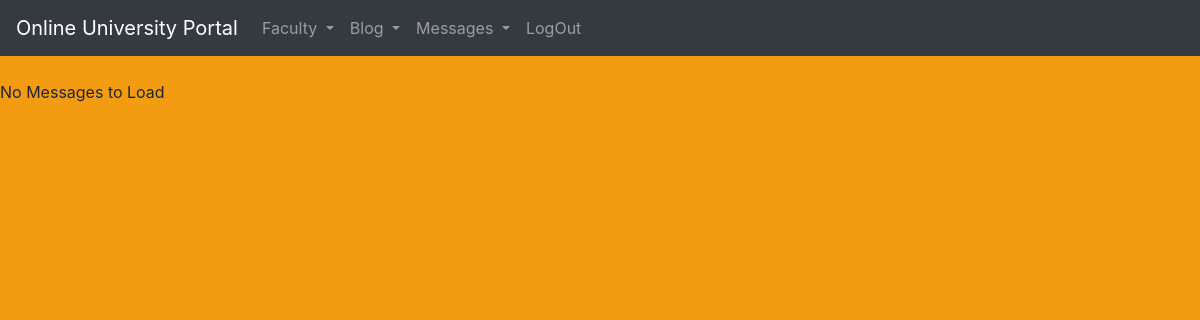
The app's page /ViewMsgs.php (signed in), older data.
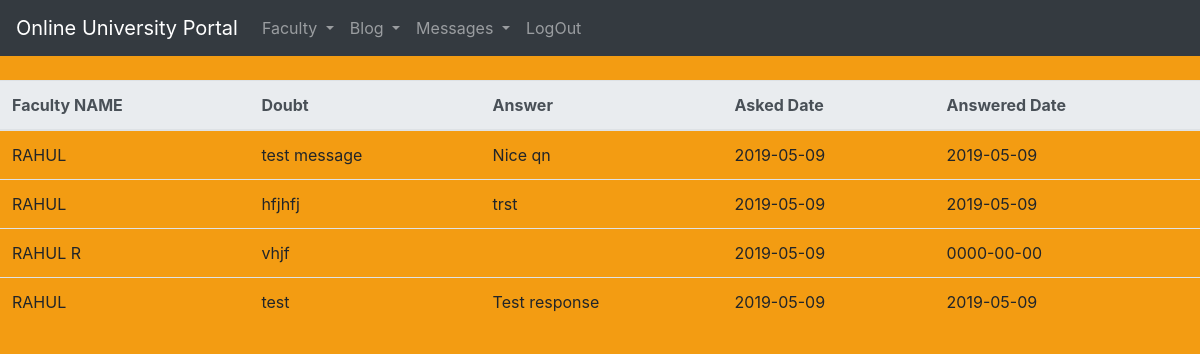
The same page, newer data.
### tables this page shows
CREATE TABLE `Communication` (
  `id` int(11) NOT NULL,
  `S_Id` int(11) NOT NULL,
  `F_Id` int(11) NOT NULL,
  `S_Msg` varchar(33) NOT NULL,
  `F_Msg` varchar(500) NOT NULL,
  `S_Date` date NOT NULL,
  `F_Date` date NOT NULL
);

CREATE TABLE `faculty` (
  `id` int(11) NOT NULL,
  `name` varchar(11) NOT NULL,
  `dept` varchar(88) NOT NULL,
  `college` varchar(55) NOT NULL,
  `unvsty` varchar(33) NOT NULL,
  `mainsub` varchar(99) NOT NULL,
  `uname` varchar(55) NOT NULL,
  `pswd` varchar(33) NOT NULL
);

### ViewMsgs.php (the view, shortened to what this page needs)
<?php
include './studNavbar.php';
?>
<?php
include './dbcon.php';
echo "<br>";
    $studId=  $_SESSION["studId"];
$sql = "SELECT   f.name,`S_Msg`, `F_Msg`, `S_Date`, `F_Date` FROM `Communication` c JOIN faculty f ON f.id=c.`F_Id` WHERE c.`S_Id`=$studId";
$result = $conn->query($sql);
if ($result->num_rows > 0) {
    echo " <table class='table'>    <thead class='thead-light'>
    <tr> <th> Faculty NAME </th> <th> Doubt </th><th> Answer </th><th> Asked Date </th> <th> Answered Date </th> </tr>
    </thead>
    ";
    while($row = $result->fetch_assoc()) {
$name= $row["name"];
$S_Msg= $row["S_Msg"];
$F_Msg= $row["F_Msg"];
$S_Date= $row["S_Date"];
$F_Date= $row["F_Date"];
echo " <tr> <td>$name </td> <td>$S_Msg </td><td>$F_Msg </td><td>$S_Date </td> <td>$F_Date </td> </tr>
";
    }
    echo " </table>";
} else {
    echo "No Messages to Load";
}
?>
</body>
</html>

Row changes from the older to the newer data that the page shows:
added communication: faculty.name "RAHUL", S_Msg "test message", F_Msg "Nice qn", S_Date "2019-05-09", F_Date "2019-05-09"
added communication: faculty.name "RAHUL", S_Msg "hfjhfj", F_Msg "trst", S_Date "2019-05-09", F_Date "2019-05-09"
added communication: faculty.name "RAHUL R", S_Msg "vhjf", S_Date "2019-05-09", F_Date "0000-00-00"
added communication: faculty.name "RAHUL", S_Msg "test", F_Msg "Test response", S_Date "2019-05-09", F_Date "2019-05-09"
Text that changed along with them:
text no longer shown: "No Messages to Load"
text now shown: "Faculty NAME Doubt Answer Asked Date Answered Date"
